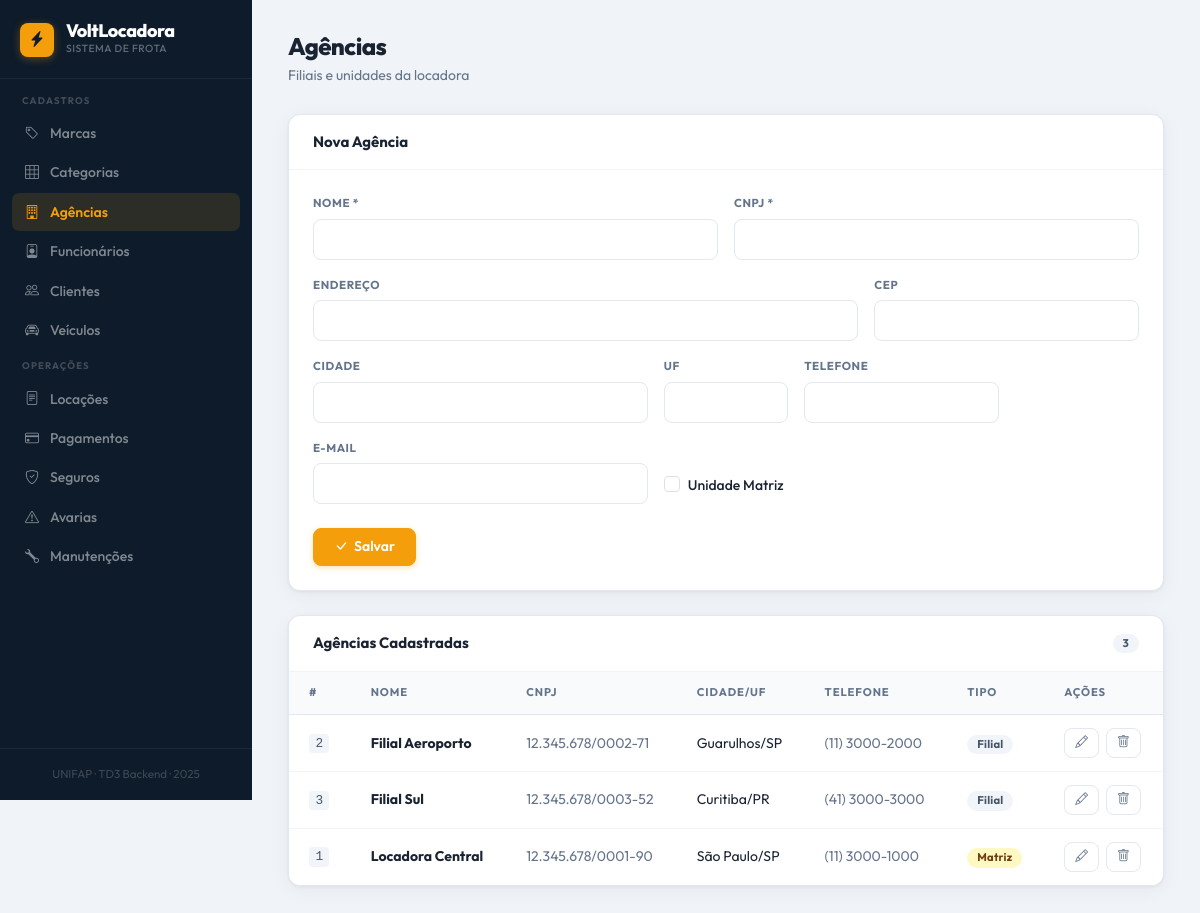
/index.php?page=agencia, run on the app's committed database.
### tables this page shows
CREATE TABLE IF NOT EXISTS agencia (
    id_agencia     INT            NOT NULL AUTO_INCREMENT,
    nome           VARCHAR(150)   NOT NULL,
    cnpj           CHAR(18)       NOT NULL UNIQUE,
    endereco       VARCHAR(255),
    cidade         VARCHAR(100),
    estado         CHAR(2),
    cep            CHAR(9),
    telefone       VARCHAR(20),
    email          VARCHAR(150),
    matriz         TINYINT(1)     NOT NULL DEFAULT 0,
    PRIMARY KEY (id_agencia)
);

### config/Conexao.php (called while the page is built)
<?php
class Conexao {
    private static $instance;
    public static function getConn() {
        if (!isset(self::$instance)) {
            $host   = getenv('MYSQL_HOST')     ?: 'mysql';
            $db     = getenv('MYSQL_DATABASE') ?: 'topcar';
            $user   = getenv('MYSQL_USERNAME') ?: 'mysql';
            $pass   = getenv('MYSQL_PASSWORD') ?: 'pass3word';
            self::$instance = new \PDO(
                "mysql:host=$host;dbname=$db;charset=utf8mb4",
                $user,
                $pass
            );
            self::$instance->setAttribute(PDO::ATTR_ERRMODE, PDO::ERRMODE_EXCEPTION);
            self::$instance->exec("SET NAMES 'utf8mb4' COLLATE 'utf8mb4_unicode_ci'");
        }
        return self::$instance;
    }
}

### controller/AgenciaController.php (called while the page is built, shortened)
<?php
require_once 'model/Agencia.php';
require_once 'dao/AgenciaDAO.php';
class AgenciaController {
    public function listar() {
        $dao = new AgenciaDAO();
        return $dao->listar();
    }
}

### dao/AgenciaDAO.php (called while the page is built, shortened)
<?php
require_once 'config/Conexao.php';
require_once 'model/Agencia.php';
class AgenciaDAO {
    private $conn;
    public function __construct() {
        $this->conn = Conexao::getConn();
    }
    public function listar() {
        $stmt = $this->conn->query("SELECT * FROM agencia ORDER BY nome");
        $lista = [];
        while ($row = $stmt->fetch(PDO::FETCH_ASSOC)) {
            $obj = new Agencia($row['nome'], $row['cnpj'], $row['endereco'], $row['cidade'], $row['estado'], $row['cep'], $row['telefone'], $row['email'], $row['matriz']);
            $obj->setId($row['id_agencia']);
            $lista[] = $obj;
        }
        return $lista;
    }
}

### model/Agencia.php (called while the page is built, shortened)
<?php
class Agencia {
    private $id;
    private $nome;
    private $cnpj;
    private $cidade;
    private $estado;
    private $telefone;
    private $matriz;
    public function __construct($nome = '', $cnpj = '', $endereco = '', $cidade = '', $estado = '', $cep = '', $telefone = '', $email = '', $matriz = 0) {
        $this->nome     = $nome;
        $this->cnpj     = $cnpj;
        $this->cidade   = $cidade;
        $this->estado   = $estado;
        $this->telefone = $telefone;
        $this->matriz   = $matriz;
    }
    public function getId()       { return $this->id; }
    public function getNome()     { return $this->nome; }
    public function getCnpj()     { return $this->cnpj; }
    public function getCidade()   { return $this->cidade; }
    public function getEstado()   { return $this->estado; }
    public function getTelefone() { return $this->telefone; }
    public function getMatriz()   { return $this->matriz; }
    public function setId($v)       { $this->id = $v; }
}

### config/helpers.php (called while the page is built)
<?php
function h($val) {
    return htmlspecialchars((string)($val ?? ''), ENT_QUOTES | ENT_SUBSTITUTE, 'UTF-8');
}

### view/agencia_form.php (the view, shortened to what this page needs)
<div class="page-hdr">
  <h1>Agências</h1>
  <p>Filiais e unidades da locadora</p>
</div>
<div class="page-card p-0 mb-4">
  <div class="card-head">
    <h5 class="card-title"><?= isset($objEdit) ? 'Editar Agência' : 'Nova Agência' ?></h5>
  </div>
  <div class="card-body-pad">
    <form method="post" action="index.php?page=agencia">
      <div class="row g-3">
        <div class="col-md-6">
          <label class="form-label">Nome *</label>
          <input type="text" name="nome" class="form-control" required value="<?= isset($objEdit) ? h($objEdit->getNome()) : '' ?>">
        </div>
        <div class="col-md-6">
          <label class="form-label">CNPJ *</label>
          <input type="text" name="cnpj" class="form-control" required maxlength="18" value="<?= isset($objEdit) ? h($objEdit->getCnpj()) : '' ?>">
        </div>
        <div class="col-md-8">
          <label class="form-label">Endereço</label>
          <input type="text" name="endereco" class="form-control" value="<?= isset($objEdit) ? h($objEdit->getEndereco()) : '' ?>">
        </div>
        <div class="col-md-4">
          <label class="form-label">CEP</label>
          <input type="text" name="cep" class="form-control" maxlength="9" value="<?= isset($objEdit) ? h($objEdit->getCep()) : '' ?>">
        </div>
        <div class="col-md-5">
          <label class="form-label">Cidade</label>
          <input type="text" name="cidade" class="form-control" value="<?= isset($objEdit) ? h($objEdit->getCidade()) : '' ?>">
        </div>
        <div class="col-md-2">
          <label class="form-label">UF</label>
          <input type="text" name="estado" class="form-control" maxlength="2" value="<?= isset($objEdit) ? h($objEdit->getEstado()) : '' ?>">
        </div>
        <div class="col-md-3">
          <label class="form-label">Telefone</label>
          <input type="text" name="telefone" class="form-control" value="<?= isset($objEdit) ? h($objEdit->getTelefone()) : '' ?>">
        </div>
        <div class="col-md-5">
          <label class="form-label">E-mail</label>
          <input type="email" name="email" class="form-control" value="<?= isset($objEdit) ? h($objEdit->getEmail()) : '' ?>">
        </div>
        <div class="col-md-3 d-flex align-items-end pb-1">
          <div class="form-check">
            <input type="checkbox" name="matriz" value="1" class="form-check-input" id="chkMatriz"
                   <?= (isset($objEdit) && $objEdit->getMatriz()) ? 'checked' : '' ?>>
            <label class="form-check-label" for="chkMatriz">Unidade Matriz</label>
          </div>
        </div>
      </div>
      <div class="d-flex gap-2 mt-4">
        <button type="submit" name="acao" value="salvar" class="btn btn-primary">
          <i class="bi bi-check-lg"></i><?= isset($objEdit) ? 'Atualizar' : 'Salvar' ?>
        </button>
      </div>
    </form>
  </div>
</div>
<div class="page-card p-0">
  <div class="card-head">
    <h5 class="card-title">Agências Cadastradas</h5>
    <span class="badge bg-secondary"><?= count($lista) ?></span>
  </div>
  <div class="table-wrap">
    <table class="table">
      <thead>
        <tr><th>#</th><th>Nome</th><th>CNPJ</th><th>Cidade/UF</th><th>Telefone</th><th>Tipo</th><th>Ações</th></tr>
      </thead>
      <tbody>
      <?php foreach ($lista as $item): ?>
        <tr>
          <td><code><?= $item->getId() ?></code></td>
          <td><strong><?= h($item->getNome()) ?></strong></td>
          <td class="text-muted"><?= h($item->getCnpj()) ?></td>
          <td><?= h($item->getCidade()) ?><?= $item->getEstado() ? '/'.h($item->getEstado()) : '' ?></td>
          <td class="text-muted"><?= h($item->getTelefone()) ?: '—' ?></td>
          <td><?= $item->getMatriz() ? '<span class="badge bg-warning">Matriz</span>' : '<span class="badge bg-secondary">Filial</span>' ?></td>
          <td>
            <a href="index.php?page=agencia&acao=editar&id=<?= $item->getId() ?>" class="btn btn-sm btn-outline-primary"><i class="bi bi-pencil"></i></a>
            <a href="index.php?page=agencia&acao=deletar&id=<?= $item->getId() ?>" class="btn btn-sm btn-outline-danger ms-1" onclick="return confirm('Excluir agência?')"><i class="bi bi-trash"></i></a>
          </td>
        </tr>
      <?php endforeach; ?>
      </tbody>
    </table>
  </div>
</div>

### view/layout_header.php (style rules this page uses)
:root { --sidebar-bg: #0d1b2a; --sidebar-w: 252px; --accent: #f59e0b; --accent-dim: rgba(245,159,11,.13); --bg: #f0f4f8; --surface: #ffffff; --text: #1a2332; --muted: #64748b; --subtle: #94a3b8; --border: #e2e8f0; --border-light: #f1f5f9; --success: #10b981; --danger: #ef4444; --warning: #f59e0b; --info: #3b82f6; --r-sm: 8px; --r: 12px; --r-lg: 16px; --shadow: 0 1px 3px rgba(0,0,0,.06), 0 4px 20px rgba(0,0,0,.05); --shadow-lg: 0 8px 40px rgba(0,0,0,.12); --transition: .15s ease; }
*,*::before,*::after { box-sizing: border-box; }
body { font-family: 'Outfit', -apple-system, system-ui, sans-serif; background: var(--bg); color: var(--text); margin: 0; line-height: 1.6; -webkit-font-smoothing: antialiased; min-height: 100vh; }
.page-card { background: var(--surface); border: 1px solid var(--border); border-radius: var(--r); box-shadow: var(--shadow); }
.card-head { display: flex; align-items: center; justify-content: space-between; padding: 1.125rem 1.5rem; border-bottom: 1px solid var(--border-light); }
.card-head h5, .card-head .card-title { font-size: .9375rem; font-weight: 700; margin: 0; color: var(--text); }
.card-body-pad { padding: 1.5rem; }
.table-wrap { overflow-x: auto; border-radius: 0 0 var(--r) var(--r); }
.table { margin: 0; border-collapse: collapse; width: 100%; }
.table thead th { background: #f8fafc; font-size: .7rem; font-weight: 700; letter-spacing: .08em; text-transform: uppercase; color: var(--muted); padding: .75rem 1.25rem; border-bottom: 1px solid var(--border); white-space: nowrap; border-top: none; }
.table tbody td { padding: .8125rem 1.25rem; font-size: .875rem; color: var(--text); border-bottom: 1px solid var(--border-light); vertical-align: middle; }
.table tbody tr:last-child td { border-bottom: none; }
.form-label { display: block; font-size: .72rem; font-weight: 700; letter-spacing: .05em; text-transform: uppercase; color: var(--muted); margin-bottom: .375rem; }
.form-control, .form-select { font-family: 'Outfit', sans-serif; font-size: .875rem; color: var(--text); background: #fff; border: 1.5px solid var(--border); border-radius: var(--r-sm); padding: .5625rem .875rem; transition: border-color var(--transition), box-shadow var(--transition); width: 100%; }
.form-control::placeholder { color: var(--subtle); font-size: .8rem; }
.form-check-label { font-size: .875rem; font-weight: 500; color: var(--text); }
.btn { font-family: 'Outfit', sans-serif; font-weight: 600; font-size: .875rem; border-radius: var(--r-sm); transition: all var(--transition); display: inline-flex; align-items: center; gap: .375rem; cursor: pointer; border: 1.5px solid transparent; line-height: 1.4; }
.btn-primary { background: var(--accent); border-color: var(--accent); color: #fff; padding: .5rem 1.25rem; box-shadow: 0 2px 6px rgba(245,159,11,.28); }
.btn-sm { padding: .3125rem .625rem; font-size: .8rem; }
.btn-outline-primary { background: transparent; border-color: var(--border); color: var(--muted); padding: .3125rem .625rem; }
.btn-outline-danger { background: transparent; border-color: var(--border); color: var(--muted); padding: .3125rem .625rem; }
.badge { font-family: 'Outfit', sans-serif; font-size: .7rem; font-weight: 700; letter-spacing: .02em; border-radius: 20px; padding: .25rem .625rem; }
.badge.bg-warning { background: #fef9c3 !important; color: #713f12 !important; }
.badge.bg-secondary { background: #f1f5f9 !important; color: #475569 !important; }
.text-muted { color: var(--muted) !important; }
code { font-size: .8rem; background: #f1f5f9; color: #475569; padding: .15rem .4rem; border-radius: 4px; font-family: 'Courier New', monospace; }
.page-hdr { margin-bottom: 1.75rem; }
.page-hdr h1 { font-size: 1.5rem; font-weight: 800; letter-spacing: -.025em; margin: 0; }
.page-hdr p { color: var(--muted); font-size: .875rem; margin: .2rem 0 0; }

### data on the page
agencia: id_agencia "2", nome "Filial Aeroporto", cnpj "12.345.678/0002-71", cidade "Guarulhos", estado "SP", telefone "(11) 3000-2000", matriz "Filial"
agencia: id_agencia "3", nome "Filial Sul", cnpj "12.345.678/0003-52", cidade "Curitiba", estado "PR", telefone "(41) 3000-3000", matriz "Filial"
agencia: id_agencia "1", nome "Locadora Central", cnpj "12.345.678/0001-90", cidade "São Paulo", estado "SP", telefone "(11) 3000-1000", matriz "Matriz"

### other printed values
count($lista) "3"
